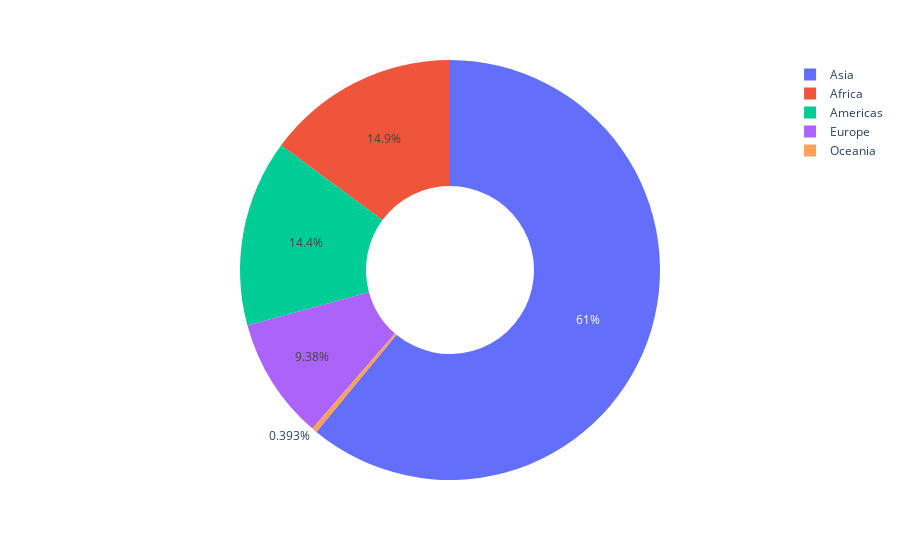

The notebook cell saved with this chart:
### Code cell
px.pie(data_frame=gm[gm.year == 2007],
       names='continent',
       values='pop',
       height=500,
       hole=.4
      )

### Figure 1 — Plotly figure (JSON) as saved in the notebook; plotly's stock layout.template omitted (floating-point values rounded to 4 significant figures; data arrays with more than 128 entries replaced by an {"elided": "..."} marker saying what was removed)
{"data": [{"domain": {"x": [0, 1], "y": [0, 1]}, "hole": 0.4, "hovertemplate": "continent=%{label}<br>pop=%{value}<extra></extra>", "labels": {"elided": "142 str values"}, "legendgroup": "", "name": "", "showlegend": true, "type": "pie", "values": {"elided": "142 int values"}}], "layout": {"autosize": true, "legend": {"tracegroupgap": 0}, "margin": {"t": 60}}}
